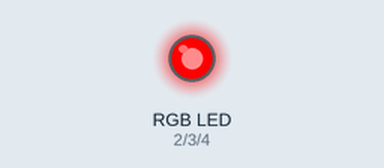
The sketch below on a simulated Arduino Uno, built with avr-gcc and run on an emulated ATmega328P. On the bench: an RGB LED mixed from three pins (HIGH = lit).

Above: at 0.1 s.
Timing chart, 0 to 1.6 s (numbered marks = the images above):
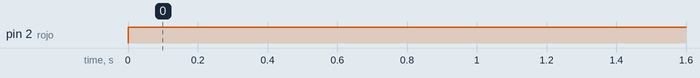

Measured:
- by itself, pin 2 (rojo): LOW → HIGH at 0.00 s

The sketch:

Led_RGB.ino
```cpp
int rojo = 2, verde = 3, azul = 4;

void setup() {
  // put your setup code here, to run once:
  pinMode(rojo, OUTPUT);
  pinMode(verde, OUTPUT);
  pinMode(azul, OUTPUT);
}

void loop() {
  // put your main code here, to run repeatedly:
  digitalWrite(rojo, 255);
  digitalWrite(verde, 0);
  digitalWrite(azul, 0);
  delay(2000);

  /*digitalWrite(rojo, 0);
  digitalWrite(azul, 111);
  digitalWrite(verde, 0);
  delay(2000);

  digitalWrite(rojo, 0);
  digitalWrite(azul, 0);
  digitalWrite(verde, 220);
  delay(2000);*/
}
```
